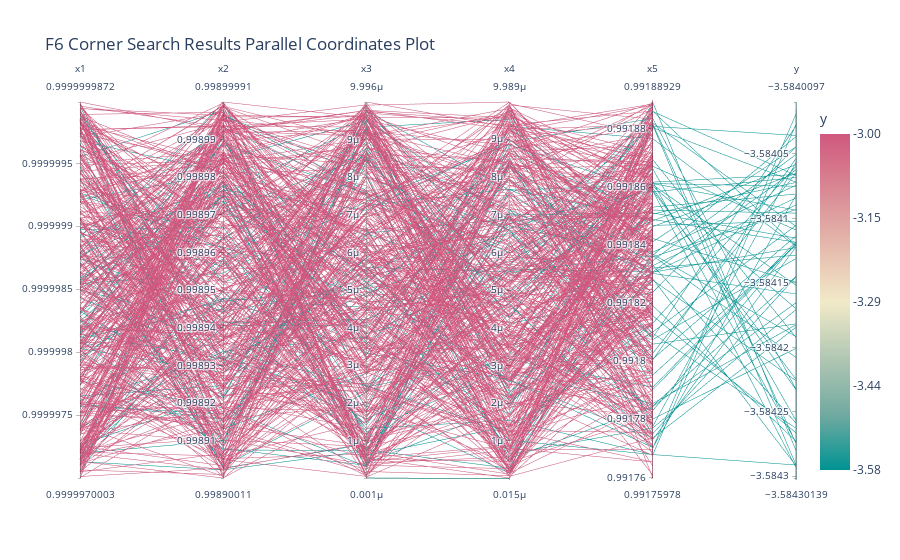

The notebook cell saved with this chart:
### Code cell
def corner_search_space(domain_bounds, samples_per_dimension, corner_focus_ratio=0.1):
    """
    Generate a search space with more samples near the corners.

    :param domain_bounds: A list of tuples representing the bounds for each dimension (lower_bound, upper_bound).
    :param samples_per_dimension: The number of samples to take along each dimension.
    :param corner_focus_ratio: A float representing the ratio of the search space near the corners to be more densely sampled.
    :return: A numpy array representing the search space with more samples near corners.
    """
    # Adjust the loop logic based on your specific needs for handling dimensionality
    for _ in range(samples_per_dimension):
        point = []
        for lower_bound, upper_bound in domain_bounds:
            if np.random.rand() < corner_focus_ratio:
                # Sample closer to the bounds for corner-focused points
                if np.random.rand() > 0.5:
                    sample = np.random.uniform(lower_bound, lower_bound + (upper_bound - lower_bound) * corner_focus_ratio)
                else:
                    sample = np.random.uniform(upper_bound - (upper_bound - lower_bound) * corner_focus_ratio, upper_bound)
            else:
                # Sample anywhere within the bounds for other points
                sample = np.random.uniform(lower_bound, upper_bound)
            point.append(sample)
        yield point
        
        

# Example usage
#domain_bounds = [(0, 1), (0, 1), (0, 1)]  # 3D problem
#num_samples = 1000
#sobol_samples = sample_sobol_sequence(domain_bounds, num_samples)
#print("Sobol sequence samples:", sobol_samples.shape[0])

domain_bounds= [(0.999997, 1), (0.9989, 0.999), (0, 0.00001),(0, 0.00001),(0.991,0.99189)]
num_points_per_dimension = 3000  # Number of points along each dimension
corner_focus_ratio=0.09

# Use the generator to create a list of points
points_list = list(corner_search_space(domain_bounds, num_points_per_dimension, corner_focus_ratio))
# Convert the list of points to a NumPy array
X_corner_grid_hv = np.array(points_list)

# Select updated kappa & xi based on the nth week
# Example for a specific week (e.g., week 1)
week_index = current_week_index  # For week 10, as indexing starts from 0
xi_value = xi_array[week_index]
kappa_value = kappa_array[week_index]


# EI, PI, UCB next point calcuation
next_point_ei, next_point_pi, next_point_ucb = propose_next_point(xi_value,kappa_value,X_sobol_grid_hv,best_gp,'sklearn')

#mse, r2 = evaluate_model_performance(best_gp, X_new_points, Y_new_points,'sklearn')
#print(f"MSE: {mse}")
#print(f"R-squared: {r2}")

#print_timestamp()


y_highvalue_pred = predict_in_batches(best_gp, X_corner_grid_hv, batch_size=10000)


# After evaluation, you can create a DataFrame for analysis
df_evaluation = pd.DataFrame(X_corner_grid_hv, columns=[f'x{i+1}' for i in range(len(domain_bounds))])
df_evaluation['y'] = y_highvalue_pred

# Sort the DataFrame by 'y' in descending order to get the smallest values at the top
sorted_df_hv = df_evaluation.sort_values(by='y', ascending=False)

# Take the top n entries after sorting
n_samples = 500  # Adjust n to your preferred sample size
sampled_df_hv = sorted_df_hv.head(n_samples)
print(sampled_df_hv.head(20))

plot_parallel_coordinates(sampled_df_hv, 'y', "F6 Corner Search Results Parallel Coordinates Plot")
print_timestamp()

### Figure 1 — Plotly figure (JSON) as saved in the notebook; plotly's stock layout.template omitted (floating-point values rounded to 4 significant figures; data arrays with more than 128 entries replaced by an {"elided": "..."} marker saying what was removed)
{"data": [{"dimensions": [{"label": "x1", "values": {"elided": "923 float values"}}, {"label": "x2", "values": {"elided": "923 float values"}}, {"label": "x3", "values": {"elided": "923 float values"}}, {"label": "x4", "values": {"elided": "923 float values"}}, {"label": "x5", "values": {"elided": "923 float values"}}, {"label": "y", "values": {"elided": "923 float values"}}], "domain": {"x": [0, 1], "y": [0, 1]}, "line": {"color": {"elided": "923 float values"}, "coloraxis": "coloraxis"}, "name": "", "type": "parcoords"}], "layout": {"coloraxis": {"cmax": -3, "cmin": -3.584, "colorbar": {"ticktext": ["-3.58", "-3.44", "-3.29", "-3.15", "-3.00"], "tickvals": [-3.584, -3.438, -3.292, -3.146, -3], "title": {"text": "y"}}, "colorscale": [[0, "rgb(0, 147, 146)"], [0.1667, "rgb(114, 170, 161)"], [0.3333, "rgb(177, 199, 179)"], [0.5, "rgb(241, 234, 200)"], [0.6667, "rgb(229, 185, 173)"], [0.8333, "rgb(217, 137, 148)"], [1, "rgb(208, 88, 126)"]]}, "legend": {"tracegroupgap": 0}, "margin": {"t": 100}, "title": {"text": "F6 Corner Search Results Parallel Coordinates Plot"}}}
